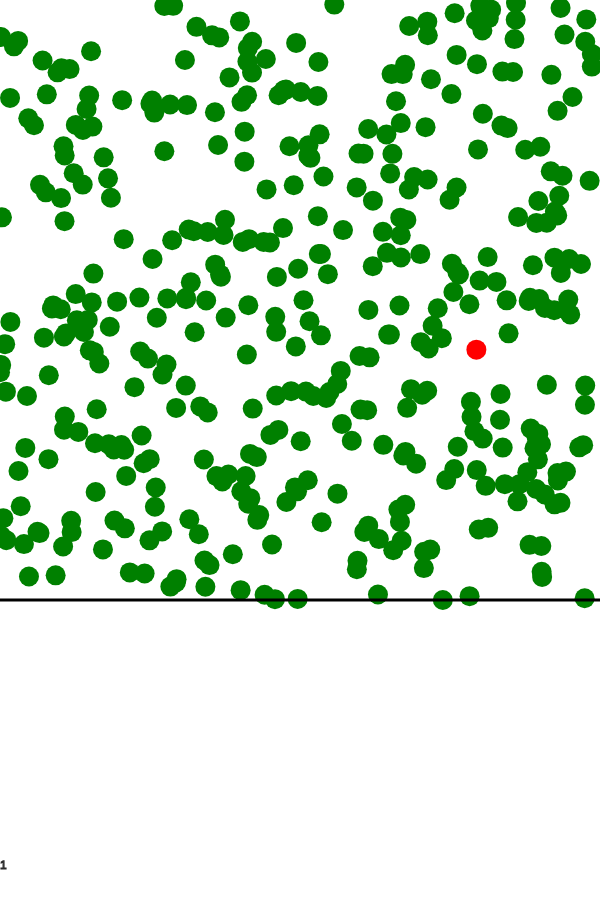
Frame 1 (no input)
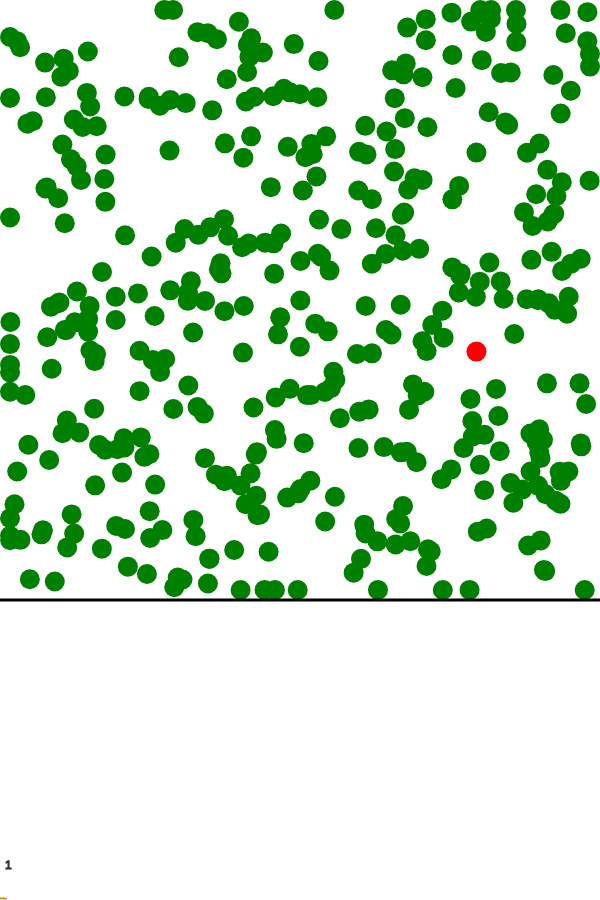
Frame 60 (no input)
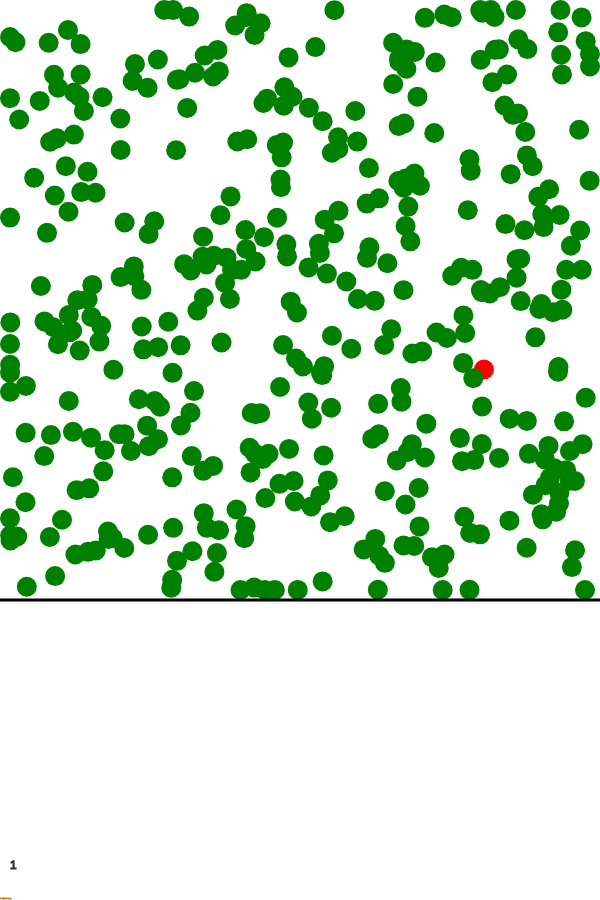
Frame 120 (the mouse pressed at the canvas centre since frame 60)

The p5.js sketch that drew these frames (run headless with seeded random() and noise() and a simulated clock; from frame 60 on, the mouse is pressed at the canvas centre):

// p5.js sketch
// ── sketch.js
/*      
 *      Virus Simulator 
 *      (c) Moritz Mitterdorfer - 2020
 */

// the system of cells
var system;
// a tick counter that is incremented per tick
var tick;


// called at the beginning
function setup() {
    // create a new canvas
    createCanvas(600, 900);
    // initialize the system with a new instance of a system
    system = new System();
    // set the tick to zero
    tick = 0;
}

// called every tick
function draw() {
    // set background color to black
    background(255);
    // call the system's update function
    system.update();
    // increment tick by one
    tick++;
    // if new day starts => log to console
    if(tick % TICKS_PER_DAY == 0) {
        console.log("new day: day " + tick % TICKS_PER_DAY);
    }
}



// ── cell.js
/*      
 *      Virus Simulator 
 *      (c) Moritz Mitterdorfer - 2020
 */

/**
 * This is an implementation of a cell
 */
class Cell {

    /**
     * Constructor
     */
    constructor() {
        // the cell is not infected
        this.infected = false;
        // the time the cell is infected 
        this.infectionTimer = TICKS_PER_DAY * (4 + floor(random(8)));
        // if the cell has died
        this.died = false;
        // if the cell has recovered
        this.hasHadIt = false;
        // the position of the cell in the simulation area (vector)
        // max/min values -> borders of the simulation area
        this.position = new Vector(random(width), random(height - 300), width - DIAMETER/2, 0 + DIAMETER/2, height - 300 - DIAMETER/2, 0 + DIAMETER/2)
        // the velocity of the cell (maxXY: 1, minXY: -1) - vector
        this.veclocity = new Vector(0, 0, 1, -1, 1, -1);
        // the acceleration of the cell (maxXY: 0.1, minXY: -0.1)
        this.acceleration = new Vector(random(0.001), random(-0.001), 0.1, -0.1, 0.1, -0.1);
        // the age of the cell -> the greater, the more likely that it dies when it is infected
        this.age = floor(random(85));
    }

    /**
     * Called by the sketch every tick
     */
    show() {
        // display the cell
        // color: 
        //   - yellow:   recovered
        //   - black:    died
        //   - green:    healthy
        //   - red:      infected
        // position:
        //  - its position vector
        // size:
        //  - diameter (set in params.js)
        noStroke();
        fill(this.hasHadIt ? "yellow" : (this.died ? "black" : (this.infected ? "red" : "green")))
        ellipse(this.position.x, this.position.y, DIAMETER, DIAMETER);
    }

    /**
     * Called by the sketch every tick
     * @param {object} cells - The system's cell array
     * @param {number} my_index - Int. The index of the cell in the system's cell array
     */
    update(cells, my_index) {
        // if the cell has not died
        if(!this.died) {
            // add the velocity vector to the position vector
            // add the acceleration vector to the velocity vector
            // change the acceleration vector by a random vector
            this.position.add(this.veclocity);
            this.veclocity.add(this.acceleration);
            this.acceleration.add(new Vector(random(-0.001, 0.001), random(-0.001, 0.001), 1, -1, 1, -1));
            // if it hits a wall -> velocity is multiplied by -1 -> cell goes in the other direction
            if(this.position.x < (DIAMETER/2 + 2))
                this.veclocity.multiply(-1);
            if(this.position.x > (width - DIAMETER/2 -2))
                this.veclocity.multiply(-1);
            if(this.position.y < (DIAMETER/2 + 2))
                this.veclocity.multiply(-1);
            if(this.position.y > (height - 300 - DIAMETER/2 - 2))
                this.veclocity.multiply(-1);
        }

        // if the cell is infected, it should check the distance to all other cells
        // if dist < DIAMETER/2 => other cell is infected

        // if the cell is infected and has not died
        if(this.infected && !this.died) {
            // loop through the system's cell array
            for(let i = 0; i < cells.length; i++) {
                // if the current cell does not refer to 'this'
                if(i != my_index) {
                    // if the current cell is not infected and has not died and the distance between my cell and the current cell is smaller than diameter / 2
                    if(!cells[i].infected && !cells[i].died && dist(this.position.x, this.position.y, cells[i].position.x, cells[i].position.y) < DIAMETER/2) {
                        // if the cell has already recovered look at the propability of getting it again
                        if(!cells[i].hasHadIt || (cells[i].hasHadIt && random(1) < PROP_OF_GETTING_AGAIN)) {
                            // look at the infection propability
                            if(random(1) < INFECTION_PROPABILITY) {
                                // infect the current cell 
                                cells[i].infected = true;
                                cells[i].hasHadIt = false;
                            }
                        }
                    }
                }
            }
            // decrease infectionTimer
            this.infectionTimer--;
            // check if you recovered
            if(this.infectionTimer == 0) {
                // if the cell has recovered, set infected to false
                this.infected = false;
                // set the infectionTimer to a default (a bit random) value
                this.infectionTimer = TICKS_PER_DAY * (8 + floor(random(8)));
                console.log("one cell recovered!");
                this.hasHadIt = true;
            }
            // check if cell should die
            // propab. to die increases with high age
            if(random(1) < PROP_TO_DIE * this.age/10) {
                this.died = true;
                this.infected = false;
                console.log("cell died!");
            }
        }

    }

}
// ── params.js
/*      
 *      Virus Simulator 
 *      (c) Moritz Mitterdorfer - 2020
 */


/**
 * the number of cells that exist
 */
const TOTAL_CELLS = 400;

/**
 * the diameter of a cell -> influences propability of an infection (the bigger, the greater the propab. of an infection)
 */
const DIAMETER = 20;

/**
 * the number of ticks per day
 */
const TICKS_PER_DAY = 100;

/**
 * the infection propability if two cells meet
 */
const INFECTION_PROPABILITY = 0.3;

/**
 * the propability of dying at any point when infected
 */
const PROP_TO_DIE = 0.0001;

/**
 * the propability of getting the virus again when the cell has already recovered (when the cell meets another cell)
 */
const PROP_OF_GETTING_AGAIN = 0.01;
// ── system.js
/*      
 *      Virus Simulator 
 *      (c) Moritz Mitterdorfer - 2020
 */

/**
 * This class is used to store cells. It has a SystemObserver
 */
class System {

    /**
     * Constructor
     */
    constructor() {
        // initialize cells with an empty array
        this.cells = [];
        // go through all cells and push a new cell
        for(let i = 0; i < TOTAL_CELLS; i++) {
            this.cells.push(new Cell());
        }
        // initialize the systemObserver with a new SystemObserver
        this.systemObserver = new SystemObserver(this);
        // starts with day one
        this.day = 1; 

        // (1) infect one random cell
        this.cells[floor(random(this.cells.length))].infected = true;

    }

    /**
     * This function is called by the sketch (every tick)
     */
    update() {
        // go through all cells 
        for(let i = 0; i < this.cells.length; i++) {
            // pick a cell and call its show function
            let cell = this.cells[i];
            cell.show();
            // call the current cell's update function with our classe's cells array
            cell.update(this.cells, i);
        }
        // update the systemObserver
        this.systemObserver.update();
    }

}
// ── systemObserver.js
/*      
 *      Virus Simulator 
 *      (c) Moritz Mitterdorfer - 2020
 */

 /**
  * This class is used to observe a system. The system calls its update function.
  * It then draws a graph of a) cells infeced b) cells died c) cells recovered
  */
class SystemObserver {

    /**
     * Constructor
     * @param {object} system - The system of cells
     */
    constructor(system) {
        // initialize several arrays that keep track of the cells of the system (system.cells)
        this.system = system;
        this.x = [];
        this.y = [];
        this.numOfCellsDied = [];
        this.recoveredCells = [];
    }

    /**
     * This function is called by the system
     */
    update() {
        // we observe the situation evey 12h (= 24 / 2)
        if(tick % (TICKS_PER_DAY / 2) == 0) {
            // calculate x
            let x = tick / TICKS_PER_DAY;
            // evaluate number of infected cells
            let y = 0;
            // evaluate the number of dead cells
            let numOfCellsDied = 0;
            // evaluate the number of cells that have already recovered
            let recoveredCells = 0;
            // loop through all cells of the system and update the local variables
            for(let i of system.cells) {
                y += (i.infected ? 1 : 0);
                numOfCellsDied += (i.died ? 1 : 0);
                recoveredCells += (i.hasHadIt ? 1 : 0)
            }
            // push the values of the local variables to the properties of the class
            this.x.push(x);
            this.y.push(y);
            this.numOfCellsDied.push(numOfCellsDied);
            this.recoveredCells.push(recoveredCells);
        }
        // draw a line between the simulation field and the graph field 
        // the line has strokeWeight three and the color black 
        strokeWeight(3);
        stroke(0);
        line(0, 600, 600, 600);
        // draw graphs of the functions
        // loop through all xs
        for(let i = 0; i < this.x.length; i++) {
            let x = this.x[i];
            let y = this.y[i];
            let deadCells = this.numOfCellsDied[i];
            let recoveredCells = this.recoveredCells[i];
            // draw the graphs
            if(i != this.x.length - 1) {
                stroke(200, 0, 70);
                // graph of infected cells
                line(x * 10, 900 - map(y, 0, TOTAL_CELLS, 0, 300), this.x[i+1] * 10, 900 - map(this.y[i+1], 0, TOTAL_CELLS, 0, 300));
                // graph of dead cells
                stroke(40, 40, 40);
                line(x * 10, 900 - map(deadCells, 0, TOTAL_CELLS, 0, 300), this.x[i+1] * 10, 900 - map(this.numOfCellsDied[i+1], 0, TOTAL_CELLS, 0, 300));
                // graph of cells recovered
                stroke(255, 255, 0);
                line(x * 10, 900 - map(recoveredCells, 0, TOTAL_CELLS, 0, 300), this.x[i+1] * 10, 900 - map(this.recoveredCells[i+1], 0, TOTAL_CELLS, 0, 300));
            } else {
                // put text above graph
                noFill();
                strokeWeight(1);
                stroke(40);
                text(y, x * 10, 870 - map(y, 0, TOTAL_CELLS, 0, 300));
            }
        }
    }

}
// ── vector.js
/*      
 *      Virus Simulator 
 *      (c) Moritz Mitterdorfer - 2020
 */

 /**
  * An implementation of a vector 
  */
class Vector {

    /**
     * Constructor
     * @param {number} x - start x
     * @param {number} y - start y
     * @param {number} maxX - maximum x
     * @param {number} minX  - minimum x
     * @param {number} maxY  - maximum y
     * @param {number} minY  - minimum y
     */
    constructor(x, y, maxX, minX, maxY, minY) {
        this.x = x;
        this.y = y;
        this.maxiumum = {
            x: maxX,
            y: maxY
        }
        this.minimum = {
            x: minX,
            y: minY
        }
    }

    /**
     * Add a vector to the classe's own vector
     * @param {object} vec - The vector to add
     */
    add(vec) {
        this.x += vec.x;
        this.y += vec.y;
        this.x = (this.x > this.maxiumum.x ? this.maxiumum.x : this.x);
        this.x = (this.x < this.minimum.x ? this.minimum.x : this.x);
        this.y = (this.y > this.maxiumum.y ? this.maxiumum.y : this.y);
        this.y = (this.y < this.minimum.y ? this.minimum.y : this.y);
    }

    /**
     * Subtract a vector from the classe's own vector
     * @param {object} vec - The vector to subtract
     */
    subtract(vec) {
        this.x -= vec.x;
        this.y -= vec.y;
    }

    /**
     * Each component of the vector is multiplied with a given scalar
     * e.g. [1,2] * 4 = [1*4, 2*4] = [4,8]
     * @param {number} scalar - number 
     */
    multiply(scalar) {
        this.x *= scalar;
        this.y *= scalar;
    }

}
